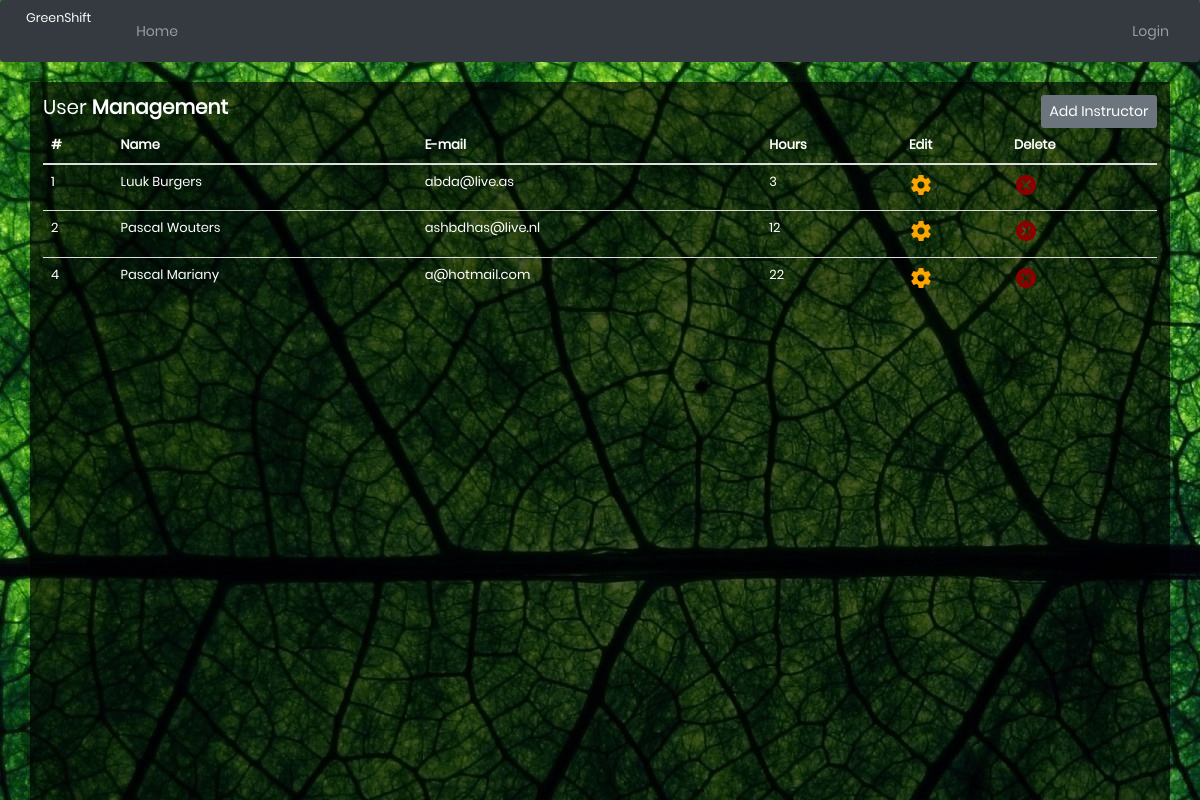
The app's page /index.php?page=usermanagement with its own data.
### tables this page shows
CREATE TABLE `instructor` (
  `instructor_id` int(11) NOT NULL,
  `name` varchar(225) NOT NULL,
  `surname` varchar(225) NOT NULL,
  `email` varchar(225) NOT NULL,
  `phone` text NOT NULL,
  `hours` int(11) NOT NULL,
  `user_id` int(11) NOT NULL
);

### permissions/roles.php (called while the page is built)
<?php
	$menuItems = [
		"admin" => [
				array('home', 'Home', 'L'),
				array('dashboard', 'Dashboard', 'L'),
                array('package', 'Packages', 'L'),
				array('usermanagement', 'Manage Users', 'R'),
				array('logout', 'Logout', 'R')
		],
		"instructor" => [
            array('home', 'Home', 'L'),
            array('schedule', 'Schedule', 'L'),
            array('availability', 'Availability', 'L'),
            array('logout', 'Logout', 'R')
		],
        "student" => [
            array('home', 'Home', 'L'),
            array('inplannen', 'inplannen', 'L'),
            array('logout', 'Logout', 'R')
        ],
		"guest" => [
				array('home', 'Home', 'L'),
				array('login', 'Login', 'R')
		]
	];

### inc/usermanagement.inc.php (the view, shortened to what this page needs)
<?php
include "php/dbh.php";
$st4 = "SELECT * FROM `instructor`";
$query = $conn->query($st4);
?>
<div class="container-b container">
    <div class="table-wrapper">
        <div class="table-title">
            <div class="row">
                <div class="col-sm-5">
                    <h2>User <b>Management</b></h2>
                </div>
            <div class="col-sm-7">
                <button type="button" class="btn btn-secondary right"><a href="index.php?page=newinstructor" class="button1">Add Instructor</a></button>
            </div>
            </div>
        </div>
        <table class="table table-striped table-hover">
            <thead>
            <tr>
                <th>#</th>
                <th>Name</th>
                <th>E-mail</th>
                <th>Hours</th>
                <th>Edit</th>
                <th>Delete</th>
            </tr>
            </thead>
            <tbody>
            <?php
            while ($data = $query->fetch()):
                ?>
                <tr>
                    <td> <?= $data['instructor_id'] ?></td>
                    <td><?= $data['name']; ?> <?= $data['surname'] ?></td>
                    <td><?= $data['email'] ?></td>
                    <td><?= $data['hours'] ?></td>
                    <td>
                        <form action='index.php?page=userchange' method='post'>
                            <button class="button1 settings" href="index.php?page=userchange" title="Settings"
                                    data-toggle="tooltip"><i class="material-icons">&#xE8B8;</i></button>
                        </form>
                    </td>
                    <td>
                        <form action='php/deleteuser.php' method='post'>
                            <button class="button1 delete" title="Delete" data-toggle="tooltip"><i
                                        class="material-icons">&#xE5C9;</i></button>
                        </form>
                    </td>
                </tr>
            <?php
            endwhile;
            ?>
            </tbody>
        </table>
    </div>
</div>

### index.php (shortened to what this page needs)
<?php
if(isset($_GET['page']))
{
    if ($_GET['page'] == 'logout')
    {
        header("Location: php/logout.php");
    }
    else
    {
        $page = $_GET['page'];
    }
}
else
{
    $page = 'home';
}
?>
<!DOCTYPE html>
<html lang="en">
<head>
    <link rel="stylesheet" type="text/css" href="vendor/bootstrap/css/bootstrap.min.css">
    <link rel="stylesheet" href="https://maxcdn.bootstrapcdn.com/bootstrap/3.4.0/css/bootstrap.min.css">
    <link rel="stylesheet" type="text/css" href="vendor/animate/animate.css">
    <link rel="stylesheet" type="text/css" href="vendor/css-hamburgers/hamburgers.min.css">
    <link rel="stylesheet" type="text/css" href="vendor/select2/select2.min.css">
    <link rel="stylesheet" type="text/css" href="css/main.css">
    <link rel="stylesheet" href="https://cdnjs.cloudflare.com/ajax/libs/fancybox/3.5.2/jquery.fancybox.min.css">
    <link rel="stylesheet" href="https://maxcdn.bootstrapcdn.com/bootstrap/4.1.3/css/bootstrap.min.css">
    <link rel="stylesheet" type="text/css" href="css/util.css">
    <link rel="stylesheet" href="css/style.css">
</head>
<body>
<?php require 'inc/navbar.inc.php'; ?>
<?php include 'inc/' . $page . '.inc.php'; ?>
</body>
</html>

### inc/navbar.inc.php (shortened to what this page needs)
<?php require 'permissions/roles.php';
if (isset($_SESSION['role'])) {
    $userArray = $menuItems[$_SESSION["role"]];
} else {
    $userArray = $menuItems['guest'];
}
echo '<nav class="navbar navbar-expand-md navbar-dark bg-dark">';
echo '<a class="navbar-brand" href="index.php?page=home">GreenShift</a>';
echo '<div class="collapse navbar-collapse" id="navbarsExample04">';
echo '<ul class="navbar-nav mr-auto">';
foreach ($userArray as $menuItem) {
    if ($menuItem[2] == 'L') {
        echo '<li class="nav-item"><a class="nav-link" href="index.php?page=' . $menuItem[0] . '"> ' . $menuItem[1] . ' </a></li>';
    }
}
echo '</ul>';
echo '<ul class="navbar-nav form-inline my-2 my-md-0">';
foreach ($userArray as $menuItem) {
    if ($menuItem[2] == 'R') {
        echo '<li class="nav-item"><a class="nav-link" href="index.php?page=' . $menuItem[0] . '">' . $menuItem[1] . '</a></li>';
    }
}
echo '</ul>';
echo '</div>';
echo '</nav>';
?>

### css/main.css (style rules this page uses)
* { margin: 0; padding: 0; box-sizing: border-box; }
body, html { height: 100%; font-family: Poppins-Regular, sans-serif; }
a { font-family: Poppins-Regular; font-size: 14px; line-height: 1.7; color: #666666; margin: 0px; transition: all 0.4s; -webkit-transition: all 0.4s; -o-transition: all 0.4s; -moz-transition: all 0.4s; }
h1,h2,h3,h4,h5,h6 { margin: 0px; }
ul, li { margin: 0px; list-style-type: none; }
button { outline: none !important; border: none; background: transparent; }

### css/style.css (style rules this page uses)
* { font-family: Poppins-Regular; box-sizing: border-box; margin: 0; padding: 0; }
body { background-image: url("../images/bamboe.jpg"); color: white; font-family: 'Varela Round', sans-serif; font-size: 13px; }
.container-b { background-color: rgba(0, 0, 0, 0.65); padding: 1em; min-height: 90vh; }
.button1 { color: white; }
.settings { color: orange; }
.delete { color: darkred; }
.right { float: right; }

### records on screen
instructor: instructor_id "1", name "Luuk", surname "Burgers", email "abda@live.as", hours "3"
instructor: instructor_id "2", name "Pascal", surname "Wouters", email "ashbdhas@live.nl", hours "12"
instructor: instructor_id "4", name "Pascal", surname "Mariany", email "a@hotmail.com", hours "22"

### other values on screen
$menuItem[1] "Home"
$menuItem[1] "Login"
